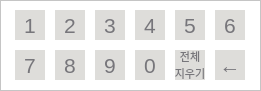
  <widget class="QFrame" name="input_admin_btns">
   <property name="geometry">
    <rect>
     <x>195</x>
     <y>520</y>
     <width>261</width>
     <height>91</height>
    </rect>
   </property>
   <property name="styleSheet">
    <string notr="true">background-color: rgb(255, 255, 255);</string>
   </property>
   <property name="frameShape">
    <enum>QFrame::StyledPanel</enum>
   </property>
   <property name="frameShadow">
    <enum>QFrame::Raised</enum>
   </property>
   <widget class="QPushButton" name="btn_admin_4">
    <property name="geometry">
     <rect>
      <x>135</x>
      <y>10</y>
      <width>30</width>
      <height>30</height>
     </rect>
    </property>
    <property name="font">
     <font>
      <pointsize>16</pointsize>
     </font>
    </property>
    <property name="styleSheet">
     <string notr="true">border-radius: 20px;
background-color: rgb(222, 221, 218);
color: rgb(119, 118, 123);</string>
    </property>
    <property name="text">
     <string>4</string>
    </property>
   </widget>
   <widget class="QPushButton" name="btn_admin_8">
    <property name="geometry">
     <rect>
      <x>55</x>
      <y>50</y>
      <width>30</width>
      <height>30</height>
     </rect>
    </property>
    <property name="font">
     <font>
      <pointsize>16</pointsize>
     </font>
    </property>
    <property name="styleSheet">
     <string notr="true">border-radius: 20px;
background-color: rgb(222, 221, 218);
color: rgb(119, 118, 123);</string>
    </property>
    <property name="text">
     <string>8</string>
    </property>
   </widget>
   <widget class="QPushButton" name="btn_adm_del_all">
    <property name="geometry">
     <rect>
      <x>175</x>
      <y>50</y>
      <width>30</width>
      <height>30</height>
     </rect>
    </property>
    <property name="font">
     <font>
      <pointsize>8</pointsize>
     </font>
    </property>
    <property name="styleSheet">
     <string notr="true">border-radius: 20px;
background-color: rgb(222, 221, 218);
color: rgb(119, 118, 123);</string>
    </property>
    <property name="text">
     <string>전체
지우기</string>
    </property>
   </widget>
   <widget class="QPushButton" name="btn_admin_6">
    <property name="geometry">
     <rect>
      <x>215</x>
      <y>10</y>
      <width>30</width>
      <height>30</height>
     </rect>
    </property>
    <property name="font">
     <font>
      <pointsize>16</pointsize>
     </font>
    </property>
    <property name="styleSheet">
     <string notr="true">border-radius: 20px;
background-color: rgb(222, 221, 218);
color: rgb(119, 118, 123);</string>
    </property>
    <property name="text">
     <string>6</string>
    </property>
   </widget>
   <widget class="QPushButton" name="btn_admin_1">
    <property name="geometry">
     <rect>
      <x>15</x>
      <y>10</y>
      <width>30</width>
      <height>30</height>
     </rect>
    </property>
    <property name="font">
     <font>
      <pointsize>16</pointsize>
     </font>
    </property>
    <property name="styleSheet">
     <string notr="true">border-radius: 20px;
background-color: rgb(222, 221, 218);
color: rgb(119, 118, 123);</string>
    </property>
    <property name="text">
     <string>1</string>
    </property>
   </widget>
   <widget class="QPushButton" name="btn_admin_7">
    <property name="geometry">
     <rect>
      <x>15</x>
      <y>50</y>
      <width>30</width>
      <height>30</height>
     </rect>
    </property>
    <property name="font">
     <font>
      <pointsize>16</pointsize>
     </font>
    </property>
    <property name="styleSheet">
     <string notr="true">border-radius: 20px;
background-color: rgb(222, 221, 218);
color: rgb(119, 118, 123);</string>
    </property>
    <property name="text">
     <string>7</string>
    </property>
   </widget>
   <widget class="QPushButton" name="btn_admin_3">
    <property name="geometry">
     <rect>
      <x>95</x>
      <y>10</y>
      <width>30</width>
      <height>30</height>
     </rect>
    </property>
    <property name="font">
     <font>
      <pointsize>16</pointsize>
     </font>
    </property>
    <property name="styleSheet">
     <string notr="true">border-radius: 20px;
background-color: rgb(222, 221, 218);
color: rgb(119, 118, 123);</string>
    </property>
    <property name="text">
     <string>3</string>
    </property>
   </widget>
   <widget class="QPushButton" name="btn_adm_del_one">
    <property name="geometry">
     <rect>
      <x>215</x>
      <y>50</y>
      <width>30</width>
      <height>30</height>
     </rect>
    </property>
    <property name="font">
     <font>
      <pointsize>16</pointsize>
     </font>
    </property>
    <property name="styleSheet">
     <string notr="true">border-radius: 20px;
background-color: rgb(222, 221, 218);
color: rgb(119, 118, 123);</string>
    </property>
    <property name="text">
     <string>←</string>
    </property>
   </widget>
   <widget class="QPushButton" name="btn_admin_0">
    <property name="geometry">
     <rect>
      <x>135</x>
      <y>50</y>
      <width>30</width>
      <height>30</height>
     </rect>
    </property>
    <property name="font">
     <font>
      <pointsize>16</pointsize>
     </font>
    </property>
    <property name="styleSheet">
     <string notr="true">border-radius: 20px;
background-color: rgb(222, 221, 218);
color: rgb(119, 118, 123);</string>
    </property>
    <property name="text">
     <string>0</string>
    </property>
   </widget>
   <widget class="QPushButton" name="btn_admin_9">
    <property name="geometry">
     <rect>
      <x>95</x>
      <y>50</y>
      <width>30</width>
      <height>30</height>
     </rect>
    </property>
    <property name="font">
     <font>
      <pointsize>16</pointsize>
     </font>
    </property>
    <property name="styleSheet">
     <string notr="true">border-radius: 20px;
background-color: rgb(222, 221, 218);
color: rgb(119, 118, 123);</string>
    </property>
    <property name="text">
     <string>9</string>
    </property>
   </widget>
   <widget class="QPushButton" name="btn_admin_2">
    <property name="geometry">
     <rect>
      <x>55</x>
      <y>10</y>
      <width>30</width>
      <height>30</height>
     </rect>
    </property>
    <property name="font">
     <font>
      <pointsize>16</pointsize>
     </font>
    </property>
    <property name="styleSheet">
     <string notr="true">border-radius: 20px;
background-color: rgb(222, 221, 218);
color: rgb(119, 118, 123);</string>
    </property>
    <property name="text">
     <string>2</string>
    </property>
   </widget>
   <widget class="QPushButton" name="btn_admin_5">
    <property name="geometry">
     <rect>
      <x>175</x>
      <y>10</y>
      <width>30</width>
      <height>30</height>
     </rect>
    </property>
    <property name="font">
     <font>
      <pointsize>16</pointsize>
     </font>
    </property>
    <property name="styleSheet">
     <string notr="true">border-radius: 20px;
background-color: rgb(222, 221, 218);
color: rgb(119, 118, 123);</string>
    </property>
    <property name="text">
     <string>5</string>
    </property>
   </widget>
  </widget>
